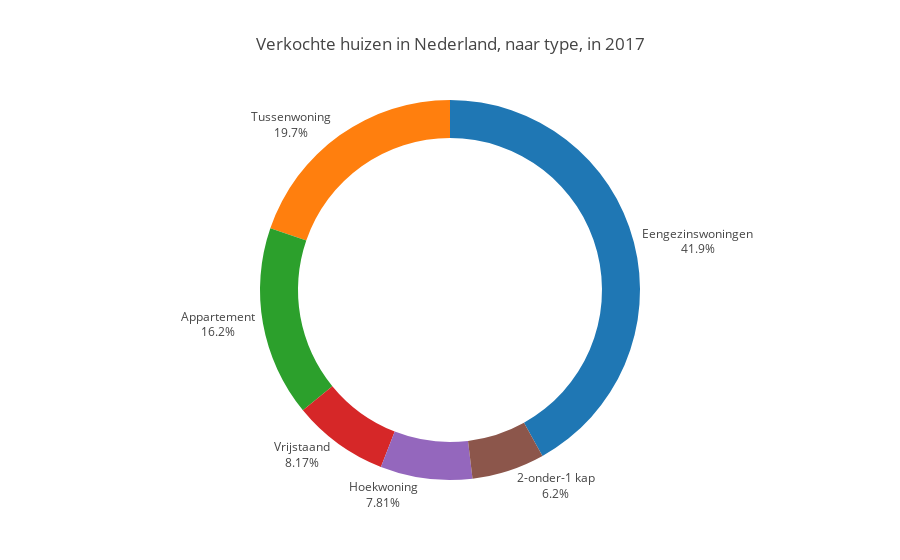

Write notebook code for a chart like this one.
### Markdown cell above
## Opdracht 2

De tweede opdracht is op basis van `Bestaande_koopwoning.csv` op basis van data van het [CBS](http://statline.cbs.nl/Statweb/publication/?DM=SLNL&PA=83910NED&D1=3&D2=1-6&D3=114&HDR=T,G1&STB=G2&VW=T) en bevat de aantallen verkochte huizen in 2017 in Nederland, naar huis-type.

Voor deze opdracht moet je op basis van deze dataset een donut chart maken waarin deze data wordt getoond, uitgesplitst naar type huis.

<img src="donutchart.png">

**Vereisten:**
- Plot titel
- Geen legenda
- Tekst en percentage rondom de donut chart
- Geheel met plot.ly
- Op basis van de data uit het csv bestand

*Tips:*
- In de documentatie van plot.ly is te vinden hoe bepaalde opties (zoals de tekst positie of de tekst info) aangepast kunnen worden: https://plot.ly/python/reference/#pie

### Code cell
# Code voor opdracht 2 hier

# nieuwe dataset instellen
woning_df = pd.read_csv('Bestaande_koopwoning.csv')

# pie chart instellen
pie=go.Pie(
    labels=woning_df['Type woning'], # type woning als label
    values=woning_df['Aantal'], # percentage als value
    showlegend=False, # legenda weghalen
    textposition = 'outside', # text buiten de chart
    textinfo = 'label+percent' # label en percentage weergeven
)

layout = go.Layout(
    title='Verkochte huizen in Nederland, naar type, in 2017' # titel toevoegen
)

pie.update(dict(hole=0.8)) # donut chart maken door hole in te stellen
data=go.Data([pie])
fig = go.Figure(data=data, layout=layout)
iplot(fig)

### Figure 1 — Plotly figure (JSON) as saved in the notebook; plotly's stock layout.template omitted (floating-point values rounded to 4 significant figures)
{"data": [{"hole": 0.8, "labels": ["Eengezinswoningen", "Tussenwoning", "Hoekwoning", "2-onder-1 kap", "Vrijstaand", "Appartement"], "showlegend": false, "textinfo": "label+percent", "textposition": "outside", "type": "pie", "values": [169462, 79775, 31594, 25064, 33029, 65424]}], "layout": {"title": "Verkochte huizen in Nederland, naar type, in 2017"}}
